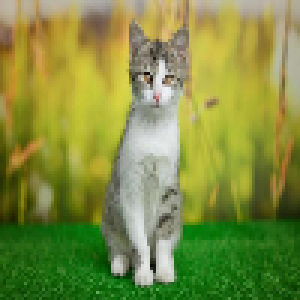
#> input picture img.png, 100 x 100 px (shown 3 times larger)
$ python 2a.py
#> lines starting #> are read from the running program, lines starting #| are printed output that depends on the picture
import math
import matplotlib.pyplot as plt
from PIL import Image
import numpy as np
from typing import List

# using a 100x100 px image for faster calculation)
IMAGE_PATH = './img.png'

def read_grayscale_image() -> np.ndarray:
    try:
        img = Image.open(IMAGE_PATH)
#> img is the input picture: PIL image 100x100 RGBA; mean R, G, B, A 129.3, 142.2, 65.6, 255
        grayscale_img = img.convert('L')
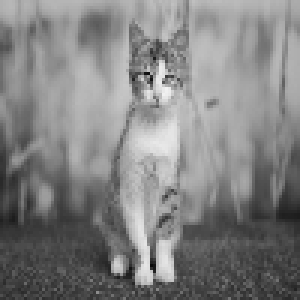
#> grayscale_img: PIL image 100x100 L (shown 3 times larger); min 10, max 242, mean 129.6
        return np.array(grayscale_img)
    except FileNotFoundError:
        raise FileNotFoundError(f"Error: Unable to load image at '{IMAGE_PATH}'")

def dft(input_list: List[complex], inverse: bool = False) -> List[complex]:
    N = len(input_list)
    output_list = [0.0j for _ in range(N)]

    sign = -1 if inverse else 1

    for k in range(N):
        sum_value = 0.0 + 0.0j

        for n in range(N):
            angle = 2 * math.pi * k * n / N
            sum_value += input_list[n] * (math.cos(angle) + sign * 1j * math.sin(angle))

        if inverse:
            sum_value /= N

        output_list[k] = sum_value

    return output_list

def dft2d(matrix: List[List[complex]], inverse: bool = False) -> List[List[complex]]:
#> called with inverse = False
    rows, cols = len(matrix), len(matrix[0])
#> rows = 100; cols = 100
    result_matrix = [[0.0j for _ in range(cols)] for _ in range(rows)]

    # perform DFT on columns
    for j in range(cols):
        column_data = [matrix[i][j] for i in range(rows)]
        transformed_col = dft(column_data, inverse)
        for i in range(rows):
            result_matrix[i][j] = transformed_col[i]
#> after the loop, result_matrix = 100 items

    # perform DFT on rows
    for i in range(rows):
        result_matrix[i] = dft(result_matrix[i], inverse)

    return result_matrix

def main() -> None:
    grayscale_image = read_grayscale_image()

    dft_matrix = dft2d(grayscale_image)
#> dft_matrix = 100 items
    magnitude_spectrum_dft = np.log(1 + np.abs(dft_matrix))
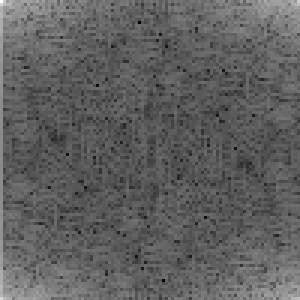
#> magnitude_spectrum_dft: shape (100, 100) float64 (shown 3 times larger); min 2.21, max 14.07, mean 6.69; drawn with min black and max white

    idft_matrix = dft2d(dft_matrix, inverse=True)
    reconstructed_image_dft = np.real(np.array(idft_matrix)).astype(np.uint8)

    # Comparing results to built in FFT and IFFT
    fft_matrix = np.fft.fft2(grayscale_image)
    magnitude_spectrum_fft = np.log(1 + np.abs(fft_matrix))

    ifft_matrix = np.fft.ifft2(fft_matrix)
    reconstructed_image_fft = np.real(ifft_matrix).astype(np.uint8)

    plt.figure(figsize=(12, 10))

    plt.subplot(2, 2, 1)
    plt.imshow(magnitude_spectrum_dft, cmap='gray')
    plt.colorbar()
    plt.title("DFT Magnitude Spectrum")

    plt.subplot(2, 2, 2)
    plt.imshow(reconstructed_image_dft, cmap='gray')
    plt.title("IDFT")

    plt.subplot(2, 2, 3)
    plt.imshow(magnitude_spectrum_fft, cmap='gray')
    plt.colorbar()
    plt.title("Numpy FFT Magnitude Spectrum")

    plt.subplot(2, 2, 4)
    plt.imshow(reconstructed_image_fft, cmap='gray')
    plt.title("Numpy IFFT")

    plt.show()
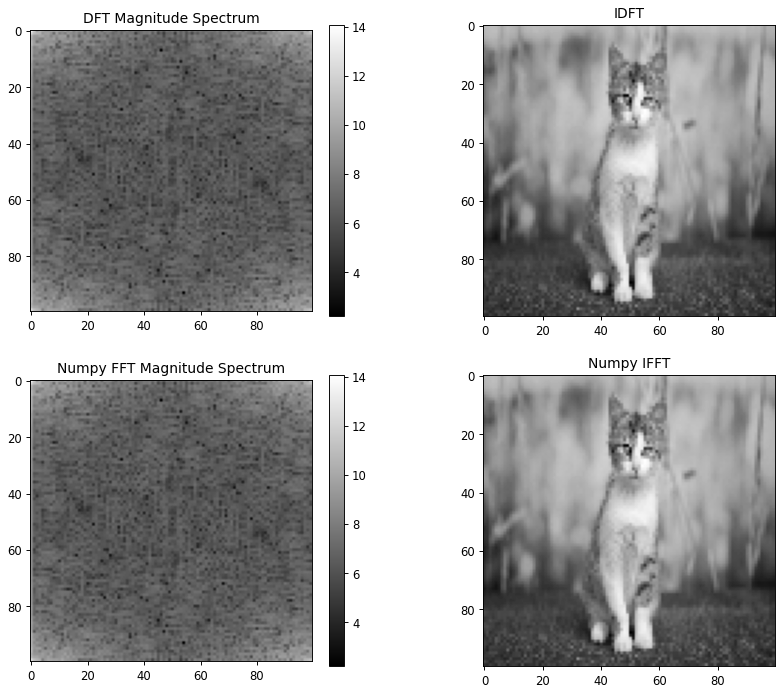
#> figure drawn by matplotlib, 6 panels

if __name__ == "__main__":
    main()
